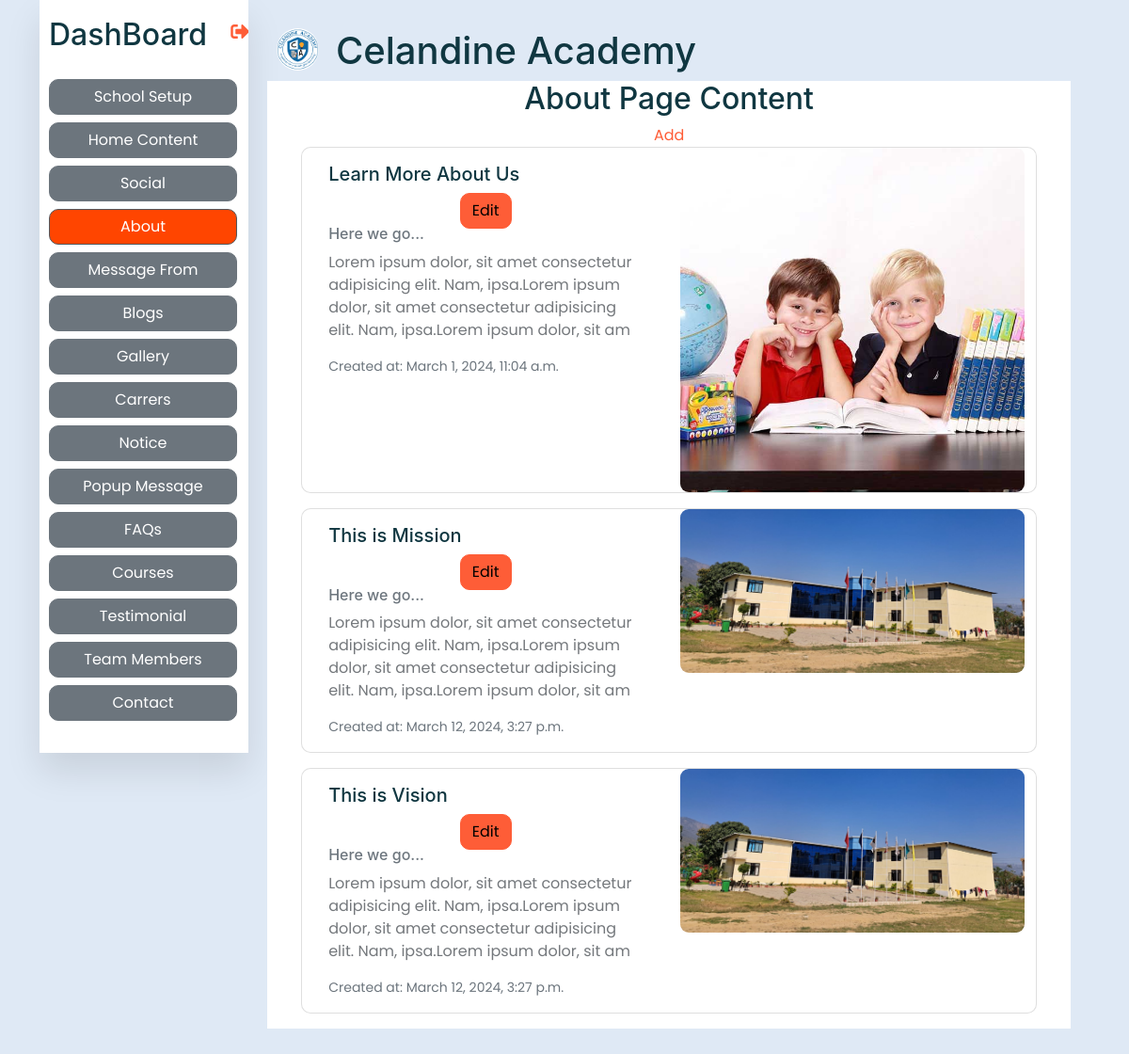
Screenshot of /view-about/ (signed in) with the database file from the repository.
### base/models.py (models this page shows, shortened)
class SchoolSetup(models.Model):
    data_set = models.CharField(max_length=255)
    logo = models.ImageField(upload_to="uploads/logos")
    school_name = models.CharField(max_length=255)
    address = models.CharField(max_length=255)
    contact = models.CharField(max_length=255)
    email = models.EmailField(max_length=255)
    opening_hours = models.CharField(max_length=255)
    map_url = models.URLField(null=True, blank=True)
    created_at = models.DateTimeField(auto_now_add=True)
    class Meta:
        verbose_name_plural = "01. School Setup"

class About(models.Model):
    about_title = models.CharField(max_length=255)
    about_subtitle = models.CharField(max_length=255)
    about_content = models.TextField()
    about_image = models.ImageField(upload_to="uploads/about_images/")
    created_at = models.DateTimeField(auto_now_add=True)
    class Meta:
        verbose_name_plural = "03. About"

### base/views.py (the view)
# urls.py: path('view-about/', views.viewAbout, name='viewabout'),
@login_required(login_url = 'login')
def viewAbout(request):
    abouts = About.objects.all()
    context = {'abouts': abouts}
    return render(request, 'base/viewabout.html', context)

### base/context_processors.py (called while the page is built)
def custom_data(request):
    if SchoolSetup.objects.all().exists():
        setup = SchoolSetup.objects.all().order_by('-created_at')
        data = setup[0]
        return {'data': data}
    else:
        data=None
        return {'data': data}

def social_data(request):
    if Socials.objects.all().exists():
        social = Socials.objects.all().order_by('-created_at')
        sodata = social[0]
        return {'sodata': sodata}
    else:
        sodata=None
        return {'sodata': sodata}

def vision_data(request):
    if Vision.objects.all().exists():
        vision = Vision.objects.all().order_by('-created_at')
        vdata = vision[0]
        return {'vdata': vdata}
    else:
        vdata = None
        return {'vdata': vdata}

def mission_data(request):
    if Mission.objects.all().exists():
        mission = Mission.objects.all().order_by('-created_at')
        mdata = mission[0]
        return {'mdata': mdata}
    else:
        mdata = None
        return {'mdata': mdata}

def message_data(request):
    msgdata = MessageFrom.objects.all()
    return {'message_data': msgdata}

def team_data(request):
    team = TeamMember.objects.all()
    return {'tdata': team}

def faq(request):
    faq = Faqs.objects.all()
    return {'fdata': faq}

def courses(request):
    courses = Courses.objects.all()
    return {'cdata': courses}

def testimonial(request):
    tmsg = Testimonial.objects.all()
    return {'tedata': tmsg}

def popup(request):
    modal = PopupMessage.objects.all()
    return {'pdata': modal}

### base/templates/base/viewabout.html (shortened to what this page needs)
{% extends 'dash.html' %}
{% load static %}
{% block content %}
<div class="container-xxl bg-white p-0">
    <div class="container-fluid">
        <div class="row">
            <div class="col text-center">
                <h2>About Page Content</h2>
                <div class="col text-center">
                    <a href="{% url 'addabout' %}">Add</a>
                </div>
            </div>
        </div>
        <div class="container-xxl bg-white p-0">
            <div class="container-fluid">
                <div class="row mb-3">
                    {% for about in abouts %}
                    <div class="card mb-3">
                        <div class="row no-gutters">
                            <div class="col-lg-6">
                                <div class="card-body">
                                    <h5 class="card-title">{{ about.about_title }}</h5>
                                    <div class="col-lg-12 text-center">
                                        <a href="{% url 'editabout' about.id %}" class="btn btn-primary">Edit</a>
                                    </div>
                                    <h6 class="card-subtitle mb-2 text-muted">{{ about.about_subtitle }}</h6>
                                    <p class="card-text">{{ about.about_content }}</p>
                                    <p class="card-text"><small class="text-muted">Created at: {{ about.created_at}}</small></p>
                                </div>
                            </div>
                            <div class="col-lg-6">
                                <img src="{{ about.about_image.url }}" class="card-img" alt="...">
                            </div>
                        </div>
                    </div>
                    {% endfor %}
                </div>
            </div>
        </div>
    </div>
</div>
{% endblock %}

### templates/dash.html (shortened to what this page needs)
{% load static %}
<html>
<head>
    <link href="{% static 'css/bootstrap.min.css' %}" rel="stylesheet">
    <link rel="stylesheet" href="https://cdnjs.cloudflare.com/ajax/libs/font-awesome/5.15.4/css/all.min.css" />
</head>
<body>
    <div class="container">
            <nav class="navbar-nav">
                <ul class="list-unstyled">
                    <div class="logo">
                        <h2 class="nav-itemss mt-2 mb-3 ">DashBoard</h2>
                        <a class="text-center" href=""> <i class="fas fa-sign-out-alt"></i>
                        </a>
                    </div>
                    {% with url_name=request.resolver_match.url_name %}
                    <li> <a href="{% url 'schoolsetup' %}"
                            class="nav-item btn btn-secondary d-block mb-2 {% if url_name == 'schoolsetup' %}active{% endif %}">School
                            Setup</a>
                    </li>
                    <li> <a href="{% url 'viewhomecontent' %}"
                            class="nav-item btn btn-secondary d-block mb-2 {% if url_name == 'viewhomecontent' %}active{% endif %}">Home
                            Content</a>
                    </li>
                    <li> <a href="{% url 'viewsocials' %}"
                            class="nav-item btn btn-secondary d-block mb-2 {% if url_name == 'viewsocials' %}active{% endif %}">Social</a>
                    </li>
                    <li> <a href="{% url 'viewabout' %}"
                            class="nav-item btn btn-secondary d-block mb-2 {% if url_name == 'viewabout' %}active{% endif %}">About</a>
                    </li>
                    <li> <a href="{% url 'viewmessagefrom' %}"
                            class="nav-item btn btn-secondary d-block mb-2 {% if url_name == 'viewmessagefrom' %}active{% endif %}">Message
                            From</a>
                    </li>
                    <li> <a href="{% url 'viewblogs' %}"
                            class="nav-item btn btn-secondary d-block mb-2 {% if url_name == 'viewblogs' %}active{% endif %}">Blogs</a>
                    </li>
                    <li> <a href="{% url 'viewgallery' %}"
                            class="nav-item btn btn-secondary d-block mb-2 {% if url_name == 'viewgallery' %}active{% endif %}">Gallery</a>
                    </li>
                    <li> <a href="{% url 'viewcarrers' %}"
                            class="nav-item btn btn-secondary d-block mb-2 {% if url_name == 'viewcarrers' %}active{% endif %}">Carrers</a>
                    </li>
                    <li> <a href="{% url 'viewnotices' %}"
                            class="nav-item btn btn-secondary d-block mb-2 {% if url_name == 'viewnotices' %}active{% endif %}">Notice</a>
                    </li>
                    <li> <a href="{% url 'viewpopups' %}"
                            class="nav-item btn btn-secondary d-block mb-2 {% if url_name == 'viewpopups' %}active{% endif %}">Popup
                            Message</a>
                    </li>
                    <li> <a href="{% url 'viewfaqs' %}"
                            class="nav-item btn btn-secondary d-block mb-2 {% if url_name == 'viewfaqs' %}active{% endif %}">FAQs</a>
                    </li>
                    <li> <a href="{% url 'viewcourses' %}"
                            class="nav-item btn btn-secondary d-block mb-2 {% if url_name == 'viewcourses' %}active{% endif %}">Courses</a>
                    </li>
                    <li> <a href="{% url 'viewtestimonials' %}"
                            class="nav-item btn btn-secondary d-block mb-2 {% if url_name == 'viewtestimonials' %}active{% endif %}">Testimonial</a>
                    </li>
                    <li> <a href="{% url 'viewteammembers' %}"
                            class="nav-item btn btn-secondary d-block mb-2 {% if url_name == 'viewteammembers' %}active{% endif %}">Team
                            Members</a>
                    </li>
                    <li> <a href="{% url 'viewcontacts' %}"
                            class="nav-item btn btn-secondary d-block mb-2 {% if url_name == 'viewcontacts' %}active{% endif %}">Contact</a>
                    </li>
                    {% endwith %}
                </ul>
            </nav>
            <section class="main">
                <div class="main-top">
                    <div class="logo">
                        <div class="row">
                            <div class="col-1"> <img src="{{data.logo.url}}" alt="">
                            </div>
                            <div class="col-11">
                                <h1>&nbsp;&nbsp;{{data.school_name}}</h1>
                            </div>
                        </div>
                    </div>
                </div>
                <div class="row">
                    <div class="col">
                        {% block content %}
                        {% endblock %}
                    </div>
                </div>
            </section>
        </div>
</body>
</html>

### templates/dash.html (style rules this page uses)
* { margin: 0; padding: 0; outline: none; border: none; text-decoration: none; box-sizing: border-box; font-family: "Poppins", sans-serif; }
.container .navbar-nav .nav-item:hover, .container .navbar-nav .nav-item.active { background-color: orangered; }
body { background: #dfe9f5; }
.container { display: flex; }
nav { position: relative; top: 0; bottom: 0; height: 100vh; left: 0; background: #fff; width: 280px; overflow-y: auto; box-shadow: 0 20px 35px rgba(0, 0, 0, 0.1); }
.logo { display: flex; margin: 10px 0 0 10px; }
.logo img { width: 45px; height: 45px; border-radius: 50%; }
li a { position: relative; color: rgb(85, 83, 83); font-size: 14px; display: table; width: 200px; padding: 10px; }
nav .fas { position: relative; width: 70px; height: 40px; top: 14px; font-size: 20px; text-align: center; }
.nav-item { position: relative; top: 12px; margin-left: 10px; }
.main { position: relative; padding: 20px; width: 100%; }
.main-top { display: flex; width: 100%; }

### rows the page displays
SchoolSetup: logo (picture), school_name "Celandine Academy"
About: about_title "Learn More About Us", about_subtitle "Here we go...", about_content "Lorem ipsum dolor, sit amet consectetur adipisicing elit. Nam, ipsa.Lorem ipsum dolor, sit amet consectetur adipisicing elit. Nam, ipsa.Lorem ipsum dolor, sit am", created_at "March 1, 2024, 11:04 a.m.", about_image (picture)
About: about_title "This is Mission", about_subtitle "Here we go...", about_content "Lorem ipsum dolor, sit amet consectetur adipisicing elit. Nam, ipsa.Lorem ipsum dolor, sit amet consectetur adipisicing elit. Nam, ipsa.Lorem ipsum dolor, sit am", created_at "March 12, 2024, 3:27 p.m.", about_image (picture)
About: about_title "This is Vision", about_subtitle "Here we go...", about_content "Lorem ipsum dolor, sit amet consectetur adipisicing elit. Nam, ipsa.Lorem ipsum dolor, sit amet consectetur adipisicing elit. Nam, ipsa.Lorem ipsum dolor, sit am", created_at "March 12, 2024, 3:27 p.m.", about_image (picture)
